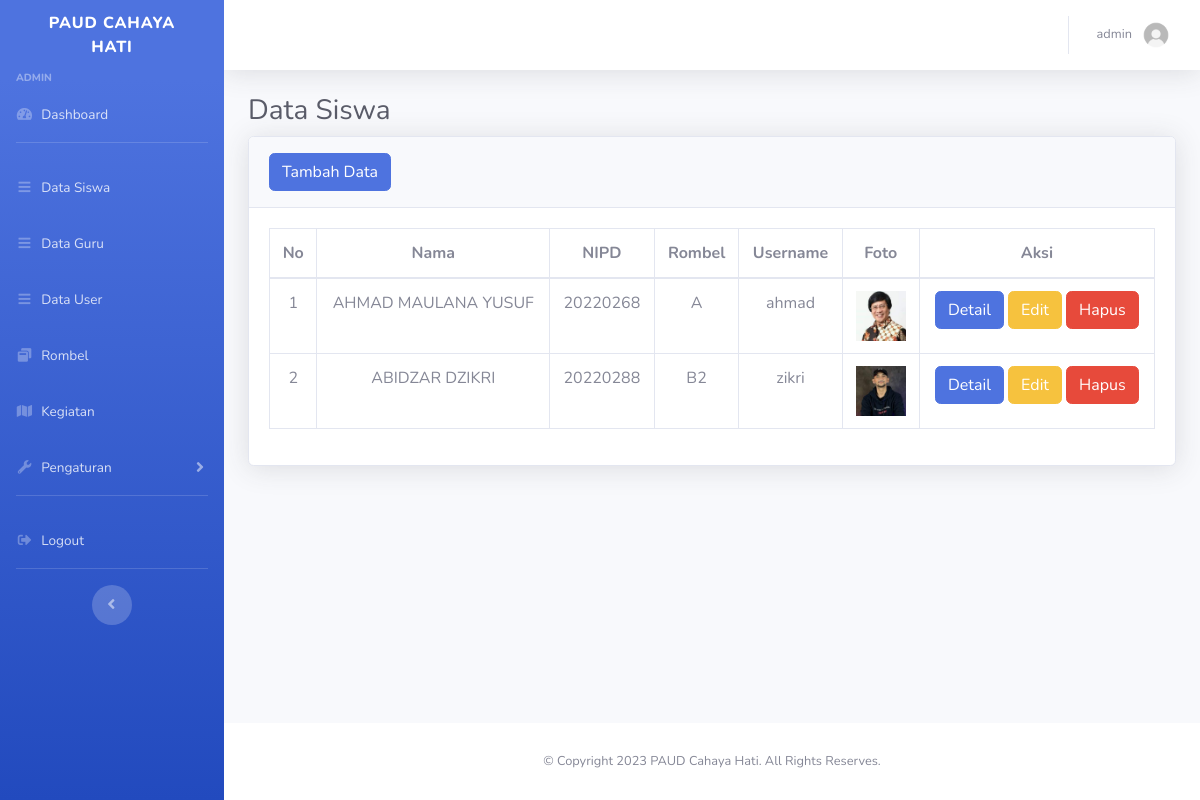
/admin/galeri.php (signed in), run on the app's committed database.
### tables this page shows
CREATE TABLE `siswa` (
  `id` int(5) NOT NULL,
  `nipd` varchar(8) NOT NULL,
  `nama_siswa` varchar(50) NOT NULL,
  `username` varchar(30) NOT NULL,
  `jk` enum('L','P','','') NOT NULL,
  `nisn` varchar(10) NOT NULL,
  `tpt_lahir` varchar(30) NOT NULL,
  `tgl_lahir` date NOT NULL,
  `nik_siswa` varchar(16) NOT NULL,
  `agama` enum('ISLAM','KATOLIK','PROTESTAN','HINDU','BUDHA','KONGHUCU') NOT NULL,
  `alamat` text NOT NULL,
  `jns_tinggal` varchar(50) NOT NULL,
  `transportasi` varchar(30) NOT NULL,
  `rombel` varchar(5) NOT NULL,
  `no_telp` varchar(15) NOT NULL,
  `email` varchar(50) NOT NULL,
  `skhun` varchar(10) NOT NULL,
  `penerima_kps` enum('Ya','Tidak','','') DEFAULT NULL,
  `no_kps` varchar(10) DEFAULT NULL,
  `foto` varchar(200) NOT NULL,
  `nama_ayah` varchar(50) NOT NULL,
  `thn_lahir_ayah` varchar(5) NOT NULL,
  `pendidikan_ayah` enum('Tidak Sekolah','SD/Sederajat','SMP/Sederajat','SMA/Sederajat','Diploma','S1','S2','S3','-') NOT NULL,
  `pekerjaan_ayah` varchar(30) NOT NULL,
  `penghasilan_ayah` enum('< Rp. 500.000','Rp. 500.000 - Rp. 999.999','Rp. 1.000.000 - Rp. 1.999.999','Rp. 2.000.000 - Rp. 2.999.999','Rp. 3.000.000 - Rp. 3.999.999','Rp. 4.000.000 - Rp. 4.999.999','Rp. 5.000.000 - Rp. 5.999.999','> Rp. 6.000.000','Tidak Berpenghasilan') NOT NULL,
  `nik_ayah` varchar(16) NOT NULL,
  `nama_ibu` varchar(50) NOT NULL,
  `thn_lahir_ibu` int(4) NOT NULL,
  `pendidikan_ibu` enum('Tidak Sekolah','SD/Sederajat','SMP/Sederajat','SMA/Sederajat','D3/Sederajat','S1','S2','S3','-') NOT NULL,
  `pekerjaan_ibu` varchar(30) NOT NULL,
  `penghasilan_ibu` enum('< Rp. 500.000','Rp. 500.000 - Rp. 999.999','Rp. 1.000.000 - Rp. 1.999.999','Rp. 2.000.000 - Rp. 2.999.999','Rp. 3.000.000 - Rp. 3.999.999','Rp. 4.000.000 - Rp. 4.999.999','Rp. 5.000.000 - Rp. 5.999.999','> Rp. 6.000.000','Tidak Berpenghasilan') NOT NULL,
  `nik_ibu` varchar(16) NOT NULL
);

### admin/galeri.php (the view, shortened to what this page needs)
<?php include('../template/header.php'); ?>
<div class="container-fluid">
    <h1 class="h3 mb-2 text-gray-800">Data Siswa</h1>
            <div class="card shadow mb-4">
                <div class="card-header py-3">
                    <button type="button" class="btn btn-primary" data-toggle="modal"
                        data-target="#mymodal">Tambah Data</button>
                </div>
                    <div class="card-body">
                        <div class="table-responsive">
                            <table class="table table-bordered" id="dataTable" width="100%" cellspacing="0">
                                <thead>
                                    <tr class="text-center">
                                        <th>No</th>
                                        <th>Nama</th>
                                        <th>NIPD</th>
                                        <th>Rombel</th>
                                        <th>Username</th>
                                        <th>Foto</th>
                                        <th>Aksi</th>
                                    </tr>
                                </thead>
                                    <?php
                                    include '../config/koneksi.php';
                                    $no = 1;
                                        $where = " WHERE 1=1 ";
                                    $siswa = mysqli_query($conn, "SELECT * FROM siswa $where order by id desc");
                                    if(mysqli_num_rows($siswa) > 0){
                                        while($k = mysqli_fetch_array($siswa)){
                                        $nipd = $k['nipd'];
                                        $nama_siswa = $k['nama_siswa'];
                                        $username = $k['username'];
                                        $rombel = $k['rombel'];
                                        $foto = $k['foto'];
                                        $idsiswa = $k['id'];
                                    ?>
                                        <tr class="text-center">
                                            <td><?= $no++?></td>
                                            <td><?= $nama_siswa?></td>
                                            <td><?= $nipd?></td>
                                            <td><?= $rombel?></td>
                                            <td><?= $username?></td>
                                            <td><img src="../uploads/siswa/<?= $foto ?>" width= "50px"> </td>
                                            <td>
                                                <a href="detail-siswa.php?id=<?= $k['id']?>" class="btn btn-primary">Detail</a>
                                                <button type="button" class="btn btn-warning" data-toggle="modal"
                                                    data-target="#edit<?=$idsiswa?>">Edit</button>
                                                <button type="button" class="btn btn-danger" data-toggle="modal"
                                                    data-target="#delete<?=$idsiswa?>">Hapus</button>
                                            </td>
                                        </tr>
                            <?php }}else{ ?>
                            <tr>
                                <td colspan="4">Data tidak ada</td>
                            </tr>
                        <?php } ?>
                </table>
            </div>
        </div>
    </div>
</div>
<?php include('../template/footer.php'); ?>

### data on the page
siswa: nama_siswa "AHMAD MAULANA YUSUF", nipd "20220268", rombel "A", username "ahmad", foto (picture)
siswa: nama_siswa "ABIDZAR DZIKRI", nipd "20220288", rombel "B2", username "zikri", foto (picture)

### other printed values
$_SESSION['level'] "ADMIN"
$_SESSION['nama'] "admin"
